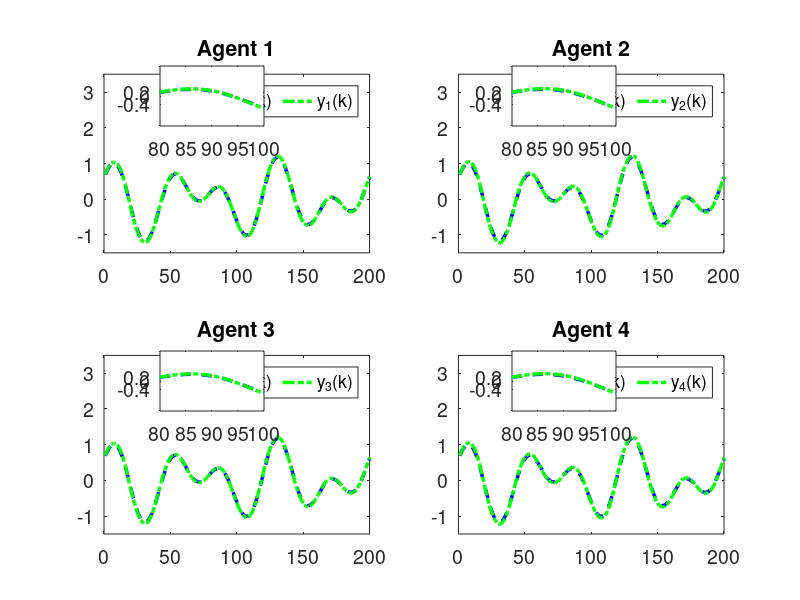

This chart was generated by the following MATLAB code:
clc; clear;

% Parameters
rho = 7.5;            % Increase gain for better control response
eta = 1;              % Increase to make the adaptive update faster
lamda = 350;          % Model-free parameter
mu = 0.005;           % Adaptive parameter
epsilon = 1e-5;       % Small threshold for stability
alpha = 15;           % Smoothing factor for error dynamics
T = 0.1;              % Sampling time (kept for calculations but not used in time vector)
gamma1 = 0.45;        % Adjust control gains for faster tracking
gamma2 = 0.25;        % Adjust control gains
gamma3 = 0.45;        % Adjust control gains
gamma4 = 0.25;        % Adjust control gains
beta = 10;            % Sliding mode coefficient
sigma = 95;           % Sliding mode parameter
tau = 1e-5;           % Small damping term

rT = 1024;            % Sample rate
L = 200;              % Time steps
m = 200;              % Data size
n = 600;              % Data size

% Initialization
phi1 = zeros(m+1,1); 
phi2 = zeros(m+1,1); 
phi3 = zeros(m+1,1); 
phi4 = zeros(m+1,1);
mfa1 = zeros(m+1,1); 
mfa2 = zeros(m+1,1); 
mfa3 = zeros(m+1,1); 
mfa4 = zeros(m+1,1);
sm1 = zeros(m,1);  
sm2 = zeros(m,1);  
sm3 = zeros(m,1);  
sm4 = zeros(m,1);
y1 = zeros(m+1,1); 
y2 = zeros(m+1,1); 
y3 = zeros(m+1,1); 
y4 = zeros(m+1,1);
u1 = zeros(m,1);   
u2 = zeros(m,1);   
u3 = zeros(m,1);   
u4 = zeros(m,1);
xi1 = zeros(m,1);  
xi2 = zeros(m,1);  
xi3 = zeros(m,1);  
xi4 = zeros(m,1);
s1 = zeros(m,1);   
s2 = zeros(m,1);   
s3 = zeros(m,1);   
s4 = zeros(m,1);
yd = zeros(m+1,1);

% Desired signal (Reference trajectory)
for k = 1:1:m+1
    % yd(k) = 0.6; % Time-invariant constant reference signal
    yd(k) = 0.6 * sin(0.05 * pi * k) + 0.6 * cos(0.03 * pi * k);
end

for k = 1:m
    % Adaptive Gain update
    if k == 1
        phi1(k) = 4.0; 
        phi2(k) = 6.0; 
        phi3(k) = 4.0; 
        phi4(k) = 6.0;
    elseif k == 2
        phi1(k) = phi1(k-1) + (eta * u1(k-1) / (mu + u1(k-1)^2)) * (y1(k) - phi1(k-1)*u1(k-1));
        phi2(k) = phi2(k-1) + (eta * u2(k-1) / (mu + u2(k-1)^2)) * (y2(k) - phi2(k-1)*u2(k-1));
        phi3(k) = phi3(k-1) + (eta * u3(k-1) / (mu + u3(k-1)^2)) * (y3(k) - phi3(k-1)*u3(k-1));
        phi4(k) = phi4(k-1) + (eta * u4(k-1) / (mu + u4(k-1)^2)) * (y4(k) - phi4(k-1)*u4(k-1));
    else
        phi1(k) = phi1(k-1) + (eta * (u1(k-1) - u1(k-2)) / (mu + (u1(k-1) - u1(k-2))^2)) * (y1(k) - y1(k-1) - phi1(k-1) * (u1(k-1) - u1(k-2)));
        phi2(k) = phi2(k-1) + (eta * (u2(k-1) - u2(k-2)) / (mu + (u2(k-1) - u2(k-2))^2)) * (y2(k) - y2(k-1) - phi2(k-1) * (u2(k-1) - u2(k-2)));
        phi3(k) = phi3(k-1) + (eta * (u3(k-1) - u3(k-2)) / (mu + (u3(k-1) - u3(k-2))^2)) * (y3(k) - y3(k-1) - phi3(k-1) * (u3(k-1) - u3(k-2)));
        phi4(k) = phi4(k-1) + (eta * (u4(k-1) - u4(k-2)) / (mu + (u4(k-1) - u4(k-2))^2)) * (y4(k) - y4(k-1) - phi4(k-1) * (u4(k-1) - u4(k-2)));
    end

    % Stability protection
    if k > 2 && (abs(phi1(k)) <= epsilon || abs(u1(k-1) - u1(k-2)) <= epsilon || sign(phi1(k)) ~= sign(phi1(1)))
        phi1(k) = phi1(1);
    end
    if k > 2 && (abs(phi2(k)) <= epsilon || abs(u2(k-1) - u2(k-2)) <= epsilon || sign(phi2(k)) ~= sign(phi2(1)))
        phi2(k) = phi2(1);
    end
    if k > 2 && (abs(phi3(k)) <= epsilon || abs(u3(k-1) - u3(k-2)) <= epsilon || sign(phi3(k)) ~= sign(phi3(1)))
        phi3(k) = phi3(1);
    end
    if k > 2 && (abs(phi4(k)) <= epsilon || abs(u4(k-1) - u4(k-2)) <= epsilon || sign(phi4(k)) ~= sign(phi4(1)))
        phi4(k) = phi4(1);
    end

    % Error dynamics
    xi1(k) = yd(k) - 2*y1(k) + y4(k);
    xi2(k) = y1(k) - 2*y2(k) + y3(k);
    xi3(k) = y2(k) + yd(k) - 2*y3(k);
    xi4(k) = y1(k) + y3(k) - 2*y4(k);

    % Fix: Handle k=1 case for sliding surfaces
    if k == 1
        s1(k) = 0;
        s2(k) = 0;
        s3(k) = 0;
        s4(k) = 0;
    else
        s1(k) = alpha * xi1(k) - xi1(k-1);
        s2(k) = alpha * xi2(k) - xi2(k-1);
        s3(k) = alpha * xi3(k) - xi3(k-1);
        s4(k) = alpha * xi4(k) - xi4(k-1);
    end

    % MFAC updates
    if k == 1
        mfa1(k) = 0;
        mfa2(k) = 0;
        mfa3(k) = 0;
        mfa4(k) = 0;
    else
        mfa1(k) = mfa1(k-1) + (rho * phi1(k)) / (lamda + abs(phi1(k)^2)) * xi1(k);
        mfa2(k) = mfa2(k-1) + (rho * phi2(k)) / (lamda + abs(phi2(k)^2)) * xi2(k);
        mfa3(k) = mfa3(k-1) + (rho * phi3(k)) / (lamda + abs(phi3(k)^2)) * xi3(k);
        mfa4(k) = mfa4(k-1) + (rho * phi4(k)) / (lamda + abs(phi4(k)^2)) * xi4(k);
    end

    % SMC updates
    if k == 1 
        sm1(k) = 0;
        sm2(k) = 0;
        sm3(k) = 0;
        sm4(k) = 0;
    else
        sm1(k) = sm1(k-1) + (beta * phi1(k)) / (sigma + (phi1(k))^2) * ...
            ( (xi1(k) + (y4(k) - y4(k-1)) + (yd(k+1) - yd(k))) / (1 + 1) ...
            - (xi1(k)) / (alpha * (2)) + tau * sign(s1(k)) );

        sm2(k) = sm2(k-1) + (beta * phi2(k)) / (sigma + (phi2(k)^2)) * ...
            ( (xi2(k) + (y1(k) - y1(k-1)) + (y3(k) - y3(k-1))) / (1 + 1) ...
            - (xi2(k)) / (alpha * 2) + tau * sign(s2(k)) );

        sm3(k) = sm3(k-1) + (beta * phi3(k)) / (sigma + (phi3(k)^2)) * ...
            ( (xi3(k) + (y2(k) - y2(k-1)) + (yd(k+1) - yd(k))) / (1 + 1) ...
            - (xi3(k)) / (alpha * (2)) + tau * sign(s3(k)) );

        sm4(k) = sm4(k-1) + (beta * phi4(k)) / (sigma + (phi4(k)^2)) * ...
            ( (xi4(k) + (y1(k) - y1(k-1)) + (y3(k) - y3(k-1))) / (1 + 1) ...
            - (xi4(k)) / (alpha * (2)) + tau * sign(s4(k)) );
    end

    % Control signal
    if k == 1
        u1(k) = 0;
        u2(k) = 0;
        u3(k) = 0;
        u4(k) = 0;
    else
        u1(k) = mfa1(k) + gamma1 * sm1(k);
        u2(k) = mfa2(k) + gamma2 * sm2(k);
        u3(k) = mfa3(k) + gamma3 * sm3(k);
        u4(k) = mfa4(k) + gamma4 * sm4(k);
    end
    if k == 1
        y1(k) = 0.7;
        y2(k) = 0.7;
        y3(k) = 0.7;
        y4(k) = 0.7;
    end

    % Plant model update with nonlinear term and feedforward
    a = 0.5;
    b1 = 1.2 * n / (rT * 0.2);
    b2 = 1.15 * n / (rT * 0.2);
    b3 = 1.2 * n / (rT * 0.2);
    b4 = 1.15 * n / (rT * 0.2);
    
    nonlinearity1 = 0.02; % Coefficient for cubic nonlinearity
    nonlinearity2 = 0.02; % Coefficient for cubic nonlinearity
    nonlinearity3 = 0.02; % Coefficient for cubic nonlinearity
    nonlinearity4 = 0.02; % Coefficient for cubic nonlinearity
    ff_gain = 0.45; % Feedforward gain
    
    % Add cubic nonlinearity and feedforward term
    y1(k+1) = a * y1(k) + b1 * u1(k) - nonlinearity1 * y1(k)^3 + ff_gain;
    y2(k+1) = a * y2(k) + b2 * u2(k) - nonlinearity2 * y2(k)^3 + ff_gain;
    y3(k+1) = a * y3(k) + b3 * u3(k) - nonlinearity3 * y3(k)^3 + ff_gain;
    y4(k+1) = a * y4(k) + b4 * u4(k) - nonlinearity4 * y4(k)^3 + ff_gain;
end

% Calculate Mean Squared Error and Mean for each xi_i(k)
mse_xi1 = mean(xi1.^2);
mse_xi2 = mean(xi2.^2);
mse_xi3 = mean(xi3.^2);
mse_xi4 = mean(xi4.^2);
mean_xi1 = mean(xi1);
mean_xi2 = mean(xi2);
mean_xi3 = mean(xi3);
mean_xi4 = mean(xi4);

% Print MSE and Mean values
fprintf('Mean Squared Error for xi_1(k): %.10e\n', mse_xi1);

fprintf('Mean Squared Error for xi_2(k): %.10e\n', mse_xi2);

fprintf('Mean Squared Error for xi_3(k): %.10e\n', mse_xi3);

fprintf('Mean Squared Error for xi_4(k): %.10e\n', mse_xi4);


% Plotting
% Time vector for plotting
t = 1:1:m+1;  % Gives 201 points, as expected
font_size = 14;

% Verify time vector and array lengths
disp(['Length of t: ', num2str(length(t))]); % Should display 201
disp(['Length of y1: ', num2str(length(y1))]); % Should be 201
disp(['Length of yd: ', num2str(length(yd))]); % Should be 201
disp(['Length of xi1: ', num2str(length(xi1))]); % Should be 200

% Plot 4 subplots
figure('Position', [100, 100, 15*100, 7.5*100]); % [left, bottom, width, height] in pixels
subplot(2,2,1);
plot(t, yd, '--b', 'LineWidth', 2.5); hold on;
plot(t, y1, '-.g', 'LineWidth', 2.5);
title('Agent 1'); grid off;
legend('y_d(k)','y_1(k)','Orientation', 'horizontal');
set(gca, 'FontSize', font_size);
xlim([0 m]); % X-axis starts from 0
ylim([-1.5 3.5]); % Y-axis limits for Agent 1

zoom_x_start = 80; % Start of zoomed x-range
zoom_x_end = 100; % End of zoomed x-range
axes('Position', [0.20,0.79,0.13,0.10]);
box on; hold on;
plot(t, yd, '--b', 'LineWidth', 2.5);
plot(t, y1, '-.g', 'LineWidth', 2.5);
xlim([zoom_x_start zoom_x_end]);
yticks([-0.4,0,0.2]);
set(gca, 'FontSize', font_size);

subplot(2,2,2);
plot(t, yd, '--b', 'LineWidth', 2.5); hold on;
plot(t, y2, '-.g', 'LineWidth', 2.5);
title('Agent 2'); grid off;
legend('y_d(k)','y_2(k)','Orientation', 'horizontal');
set(gca, 'FontSize', font_size);
xlim([0 m]); % X-axis starts from 0
ylim([-1.5 3.5]); % Y-axis limits for Agent 2

axes('Position', [0.64,0.79,0.13,0.10]);
box on; hold on;
plot(t, yd, '--b', 'LineWidth', 2.5);
plot(t, y2, '-.g', 'LineWidth', 2.5);
xlim([zoom_x_start zoom_x_end]);
yticks([-0.4,0,0.2]);
set(gca, 'FontSize', font_size);

subplot(2,2,3);
plot(t, yd, '--b', 'LineWidth', 2.5); hold on;
plot(t, y3, '-.g', 'LineWidth', 2.5);
title('Agent 3'); grid off;
legend('y_d(k)','y_3(k)','Orientation', 'horizontal');
set(gca, 'FontSize', font_size);
xlim([0 m]); % X-axis starts from 0
ylim([-1.5 3.5]); % Y-axis limits for Agent 3

axes('Position', [0.20,0.315,0.13,0.10]);
box on; hold on;
plot(t, yd, '--b', 'LineWidth', 2.5);
plot(t, y3, '-.g', 'LineWidth', 2.5);
xlim([zoom_x_start zoom_x_end]);
yticks([-0.4,0,0.2]);
set(gca, 'FontSize', font_size);

subplot(2,2,4);
plot(t, yd, '--b', 'LineWidth', 2.5); hold on;
plot(t, y4, '-.g', 'LineWidth', 2.5);
title('Agent 4'); grid off;
legend('y_d(k)','y_4(k)','Orientation', 'horizontal');
set(gca, 'FontSize', font_size);
xlim([0 m]); % X-axis starts from 0
ylim([-1.5 3.5]); % Y-axis limits for Agent 4

axes('Position', [0.64,0.315,0.13,0.10]);
box on; hold on;
plot(t, yd, '--b', 'LineWidth', 2.5);
plot(t, y4, '-.g', 'LineWidth', 2.5);
xlim([zoom_x_start zoom_x_end]);
yticks([-0.4,0,0.2]);
set(gca, 'FontSize', font_size);







% Plot 4 subplots

% figure('Position', [100, 100, 1450, 800]);
% % figure('Position', [100, 100, 15*100, 7.5*100]); % [left, bottom, width, height] in pixels
% subplot(2,2,1);
% plot(t(1:end-1), xi1, '-.b', 'LineWidth', 2.5);
% title('Agent 1'); grid off;
% legend('\xi_1(k)','y_1','Orientation', 'horizontal');
% set(gca, 'FontSize', font_size);
% xlim([0 m]); % X-axis starts from 0
% ylim([-2 3]); % Y-axis limits for Agent 1

% zoom_x_start_xi = 50; % Start of zoomed x-range
% zoom_x_end_xi = 100; % End of zoomed x-range0.20,0.79,0.13,0.10
% axes('Position', [0.20,0.765,0.15,0.13]);
% box on; hold on;
% plot(t(1:end-1), xi1, '-.b', 'LineWidth', 2.5);
% xlim([zoom_x_start_xi zoom_x_end_xi]);
% % yticks([-2.000000000000000e-04,0,2.000000000000000e-04,4.000000000000001e-04,6.000000000000001e-04]);
% set(gca, 'FontSize', font_size);

% subplot(2,2,2);
% plot(t(1:end-1), xi2, '-.b', 'LineWidth', 2.5);
% title('Agent 2'); grid off;
% legend('\xi_2(k)','y_2','Orientation', 'horizontal');
% set(gca, 'FontSize', font_size);
% xlim([0 m]); % X-axis starts from 0
% ylim([-2 3]); % Y-axis limits for Agent 2

% axes('Position', [0.65,0.765,0.15,0.13]);
% box on; hold on;
% plot(t(1:end-1), xi2, '-.b', 'LineWidth', 2.5);
% xlim([zoom_x_start_xi zoom_x_end_xi]);
% % yticks([-2.000000000000000e-04,0,2.000000000000000e-04,4.000000000000001e-04,6.000000000000001e-04]);
% set(gca, 'FontSize', font_size);

% subplot(2,2,3);
% plot(t(1:end-1), xi3, '-.b', 'LineWidth', 2.5);
% title('Agent 3'); grid off;
% legend('\xi_3(k)','y_3','Orientation', 'horizontal');
% set(gca, 'FontSize', font_size);
% xlim([0 m]); % X-axis starts from 0
% ylim([-2 3]); % Y-axis limits for Agent 2

% axes('Position', [0.20,0.290,0.15,0.13]);
% box on; hold on;
% plot(t(1:end-1), xi3, '-.b', 'LineWidth', 2.5);
% xlim([zoom_x_start_xi zoom_x_end_xi]);
% % yticks([0.599,0.6,0.601]);
% set(gca, 'FontSize', font_size);

% subplot(2,2,4);
% plot(t(1:end-1), xi4, '-.b', 'LineWidth', 2.5);
% title('Agent 4'); grid off;
% legend('\xi_4(k)','y_4','Orientation', 'horizontal');
% set(gca, 'FontSize', font_size);
% xlim([0 m]); % X-axis starts from 0
% ylim([-2 3]); % Y-axis limits for Agent 4

% axes('Position', [0.65,0.290,0.15,0.13]);
% box on; hold on;
% plot(t(1:end-1), xi4, '-.b', 'LineWidth', 2.5);
% xlim([zoom_x_start_xi zoom_x_end_xi]);
% % xticks([64,64.5,65])
% % yticks([-1.000000000000000e-04,0,1.000000000000000e-04]);
% set(gca, 'FontSize', font_size);
% hold off;